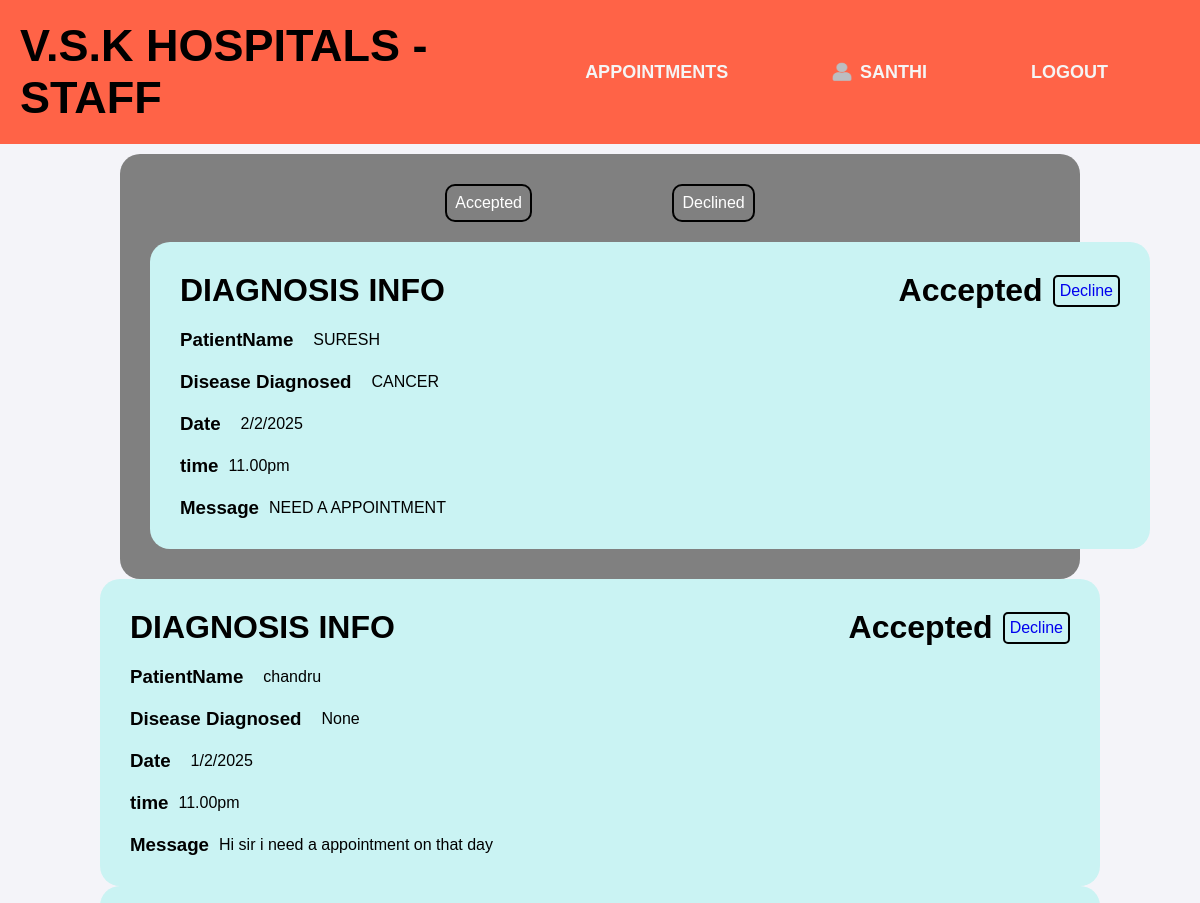
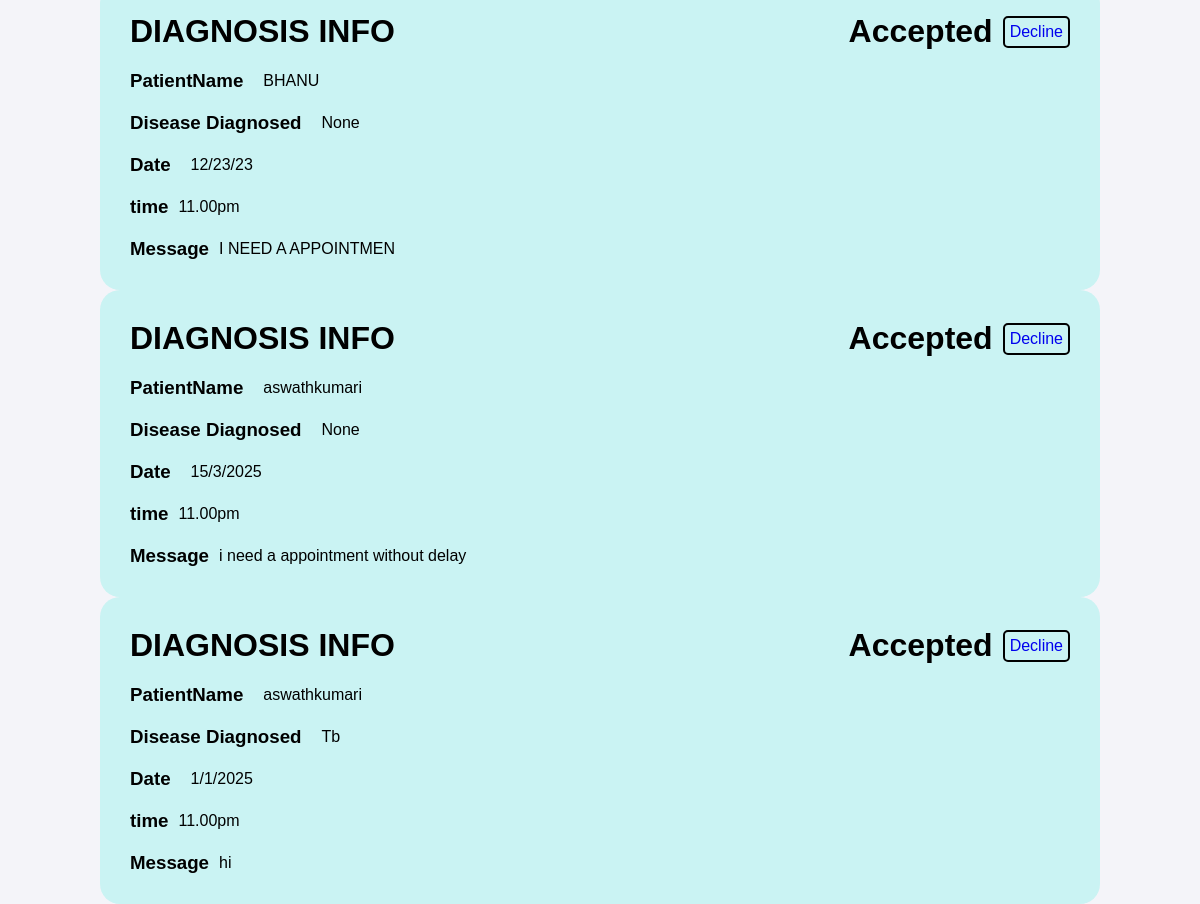
/staff/Accepted (signed in), run on the app's committed database (2 pictures, top to bottom).
### app1/models.py (models this page shows)
class Accept_Model(models.Model):
    patient_name = models.CharField(max_length=100)
    disease_diagnosed = models.CharField(max_length=255)
    date = models.CharField(max_length=200)
    time = models.CharField(max_length=100)
    message_to_doctor = models.TextField()
    doctor = models.CharField(max_length=10)

### staff/views.py (the view)
# urls.py: path('Accepted',views.Accepted,name='Accepted'),
def Accepted(request):
    a=Accept_Model.objects.all()
    return render(request,'Accepted2.html',{'data':a})

### staff/templates/Accepted2.html
{% extends 'main2.html' %}
{% block code %}
<div class="mycase">
    <div class="appnav">
        <div class="accept">
            <a href="{% url 'Acceptedd' %}">Accepted</a>
        </div>
        <div class="decline">
            <a href="{% url 'Declinedd' %}">Declined</a>
    </div>
</div>
    {% for i in data %}
    <div class="mycasecontainer">
        <div class="edit">
            <h1>DIAGNOSIS INFO</h1>
            <div class="double">
                <div class="double">
                    <h1>Accepted</h1>
                    <a href="{% url 'recover_declinedd' i.id %}">Decline</a>
                </div>
        </div>
            </div>
        <div class="row">
            <h3>PatientName</h3>
            {{i.patient_name}}
        </div>
            <div class="row">
                <h3>Disease Diagnosed </h3>
            {{i.disease_diagnosed}}
        </div>
        <div class="row">
            <h3>Date</h3>
            {{i.date}}
        </div>
        <div class="rows">
            <h3>time</h3>
            {{i.time}}
        </div>
            <div class="rows">
                <h3>Message</h3>
            {{i.message_to_doctor}}
        </div>
        </div>
        </div>
    {% endfor%}
{% endblock code %}

### templates/main2.html (shortened to what this page needs)
{% load static %}
<!DOCTYPE html>
<html lang="en">
<head>
    <link rel="stylesheet" href="{% static 'style.css' %}">
</head>
<body>
    {% include 'nav2.html' %}
    {% block code %}
    {% endblock code %}
</body>
</html>

### templates/nav2.html
<nav>
    <div class="title">
        <h1>V.S.K HOSPITALS - STAFF</h1>
    </div>
    <div class="links">
        {% if request.session.staff_id %}
            <a href="{% url 'staff_appo' %}">APPOINTMENTS</a>
            <a href="{% url 'staffpro' %}" style="text-transform: uppercase; display: flex; align-items: center;  text-align: center;">
                <img src="/static/images/uploads/profile-removebg-preview2.png" alt="Profile" style="width: 20px; height: 20px; background-color: transparent; border: none; margin-right: 8px;">
                {{ request.session.staff_name }}
            </a>
            <a href="{% url 'logout_staff' %}">LOGOUT</a>
        {% else %}
            <a href="{% url 'login_staff' %}">LOGIN</a>
            <a href="{% url 'register_staff' %}">REGISTER</a>
            <a href="{% url 'staff_about' %}">ABOUT</a>
        {% endif %}
    </div>
</nav>

### static/style.css (style rules this page uses)
* { margin: 0; padding: 0; box-sizing: border-box; }
body { font-family: Arial, sans-serif; background-color: #f5f5f5; }
nav { background-color: tomato; width: 100%; height: fit-content; padding: 20px; display: flex; justify-content: space-around; align-items: center; }
.title { font-size: 30px; }
.double { display: flex; justify-content: center; align-items: center; column-gap: 10px; }
.mycase { margin: auto; max-width: 80%; height:fit-content; background-color:grey; margin-top: 10px; padding: 30px; display: flex; flex-direction: column; justify-content:center; align-items:center; row-gap: 20px; border-radius: 20px; }
.mycasecontainer { position: relative; margin: auto; width:1000px; height:fit-content; padding: 30px; display: flex; flex-direction: column; justify-content: start; align-items:start; background-color: rgb(202, 243, 243); border-radius: 20px; row-gap: 20px; }
.row { display: flex; justify-content: center; align-items: center; column-gap: 20px; }
.rows { display: flex; justify-content: center; align-items: center; column-gap: 10px; }
a { text-decoration: none; }
body { font-family: Arial, sans-serif; background-color: #f4f4f9; margin: 0; padding: 0; }

### data on the page
Accept_Model: patient_name "SURESH", disease_diagnosed "CANCER", date "2/2/2025", time "11.00pm", message_to_doctor "NEED A APPOINTMENT"
Accept_Model: patient_name "chandru", disease_diagnosed "None", date "1/2/2025", time "11.00pm", message_to_doctor "Hi sir i need a appointment on that day"
Accept_Model: patient_name "BHANU", disease_diagnosed "None", date "12/23/23", time "11.00pm", message_to_doctor "I NEED A APPOINTMEN"
Accept_Model: patient_name "aswathkumari", disease_diagnosed "None", date "15/3/2025", time "11.00pm", message_to_doctor "i need a appointment without delay"
Accept_Model: patient_name "aswathkumari", disease_diagnosed "Tb", date "1/1/2025", time "11.00pm", message_to_doctor "hi"

### other printed values
{{ request.session.staff_name }} "SANTHI"
